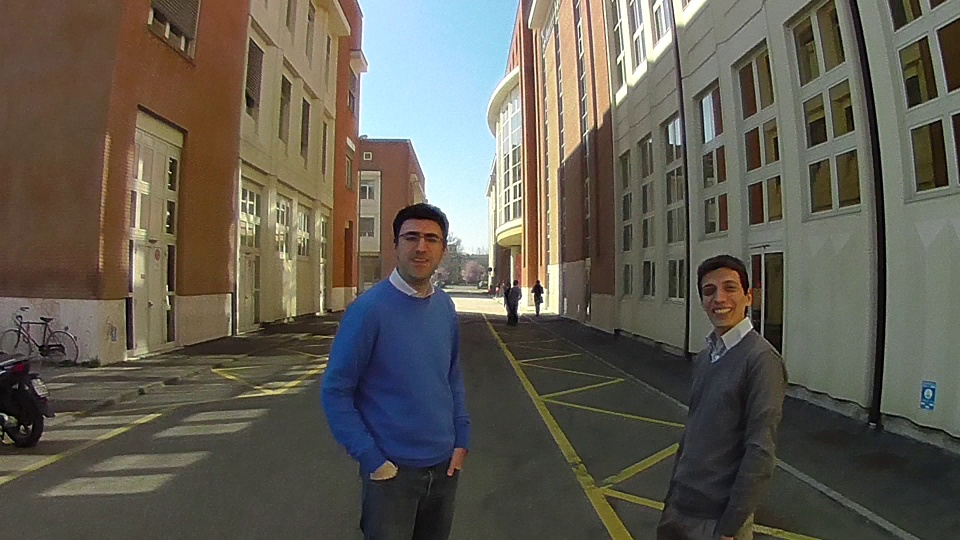
#> input picture Tracking/Images/00070.jpg, 960 x 540 px; its folder holds only this picture in this run
$ python labelling.py Images/00070.jpg   (Python 2 division)
#> lines starting #> are read from the running program, lines starting #| are printed output that depends on the picture; after the words box and inside, x2 and y2 are one past the last pixel; in counts of white or black regions, pixels touching at a corner belong together
import cv2
import sys
import json
import os
import time as now
import homo # Local import

display = False


if len(sys.argv) < 2:
	print "python "+sys.argv[0]+" Y/N (to show tracked faces or not)"
	exit()
else:
	if sys.argv[1].upper() == 'Y':
		display = True


frames = os.listdir("Images")
frames.sort()
frames = [x for x in frames if x.endswith(".jpg")]

# homo.warpVideo(frames,"sift")

coor_dump = []

# try:
time = 1
face_cascade = cv2.CascadeClassifier('Features/haarcascade_frontalface_default.xml')

right_clicks = list()
store = list()

#this function will be called whenever the mouse is right-clicked
def mouse_callback(event, x, y, flags, params):
	# print "hello"
    #right-click event value is 2
	if event == 2:
		global store

        #store the coordinates of the right-click event
		store.append({"x":x,"y":y})

        #this just verifies that the mouse data is being collected
        #you probably want to remove this later
		print store

try:

	for frame in frames:

		store = list() #reset the store array for next frame

		print "I read " + frame
		data = cv2.imread("Images/"+frame)
#> data is the input picture: shape (540, 960, 3); mean B, G, R 83.2, 93.9, 98.3
		gray = cv2.cvtColor(data, cv2.COLOR_BGR2GRAY)
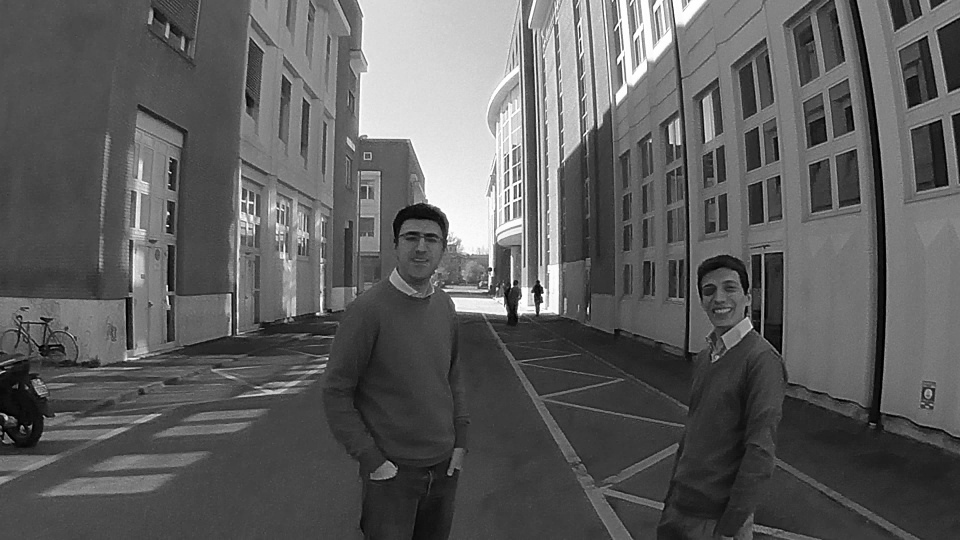
#> gray: shape (540, 960); min 0, max 255, mean 94

		faces = face_cascade.detectMultiScale(gray, 1.3, 5)
#> faces = [[692, 267, 57, 57], [392, 216, 58, 58]]
		frame_coor = []
		for (x,y,w,h) in faces:
			cv2.rectangle(data,(x,y),(x+w,y+h),(255,0,0),2)
			roi_gray = gray[y:y+h, x:x+w]
		   	roi_color = data[y:y+h, x:x+w]
		   	frame_coor.append({"x":x+(w/2),"y":y+(h/2)})
#> this loop made 2 passes
#> pass 1, `roi_gray = gray[y:y+h, x:x+w]`:
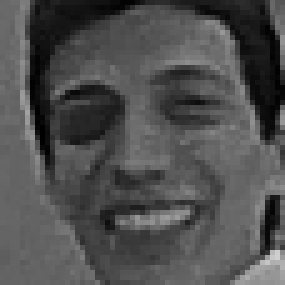
#> roi_gray: shape (57, 57) (shown 5 times larger); min 0, max 207, mean 78.9
#> pass 1, `roi_color = data[y:y+h, x:x+w]`:
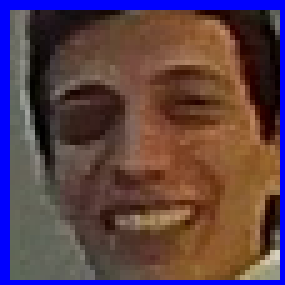
#> roi_color: shape (57, 57, 3) (shown 5 times larger); mean B, G, R 73.6, 64.8, 90.6
#> pass 2, `roi_gray = gray[y:y+h, x:x+w]`:
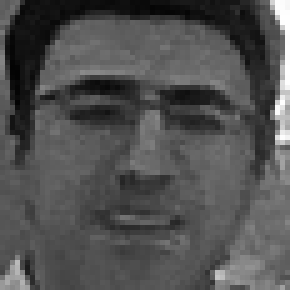
#> roi_gray: shape (58, 58) (shown 5 times larger); min 3, max 255, mean 80.7
#> pass 2, `roi_color = data[y:y+h, x:x+w]`:
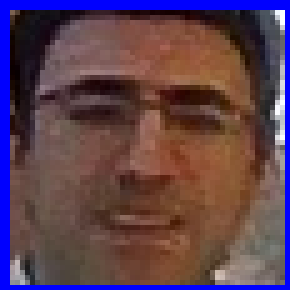
#> roi_color: shape (58, 58, 3) (shown 5 times larger); mean B, G, R 80.5, 64.8, 92.6
#> after the loop:
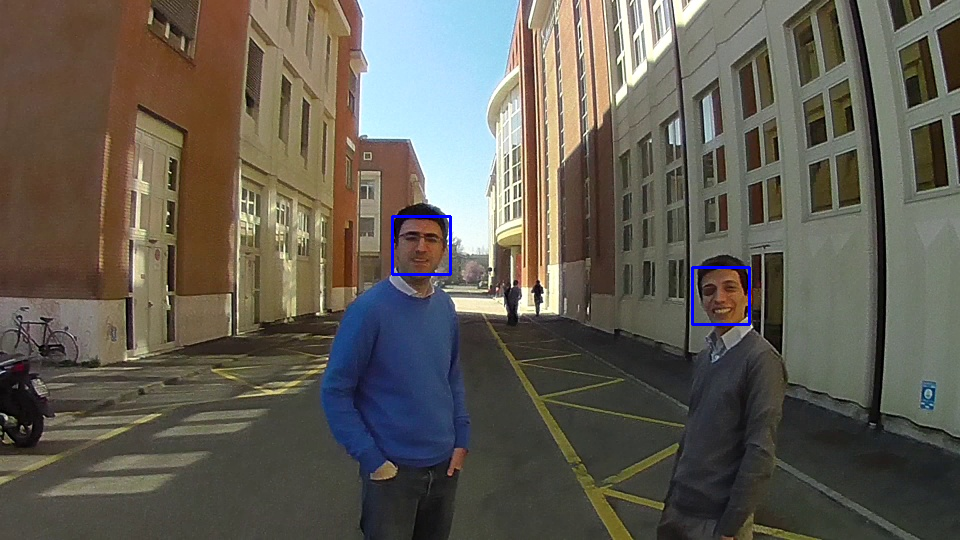
#> data: shape (540, 960, 3); 0.26% of pixels changed, all inside (x1, y1, x2, y2) = (391, 215, 751, 326)
#> after the loop, frame_coor = 2 items

		coor_dump.append({"time":time,"data":frame_coor})
		if display:

			cv2.imshow('data',data)
			cv2.setMouseCallback('data', mouse_callback)
			cv2.waitKey(0)
			cv2.destroyAllWindows()
		right_clicks.append({"time":time,"data":store}) # append all the label points of frame in right_clicks array
		time += 1


except:
	print "I/O error"

try:
	file_name = str(now.strftime("%Y%m%d%H%M%S.json"))
	with open("Graphs/" + file_name, 'w') as outfile:
	    json.dump(coor_dump, outfile)
	print "Dumped JSON : "+file_name
except:
	print "I/O error"


#append all data in labelling json file

try:
	file_name = str(now.strftime("Labelling_%m%d%H%M%S.json"))
	with open("Manual_Labels/" + file_name, 'w') as outfile:
	    json.dump(right_clicks, outfile)
	print "Dumped JSON : "+file_name
except:
	print "I/O error"
